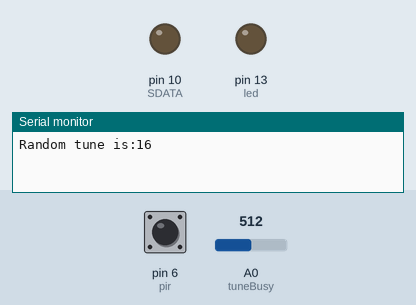
A sketch run on a simulated Arduino Pro Mini, built with avr-gcc and run on an emulated ATmega328P. Shown: output pins drawn as LEDs (lit = HIGH), the last lines printed to the serial monitor. The inputs (shaded band) are chosen by the test bench; at power-on: pin 6 (pir) LOW, A0 (tuneBusy) = 512. Sleep ends after the set time or at an interrupt; random numbers use the default seed unless the sketch sets one; pins used as bus, display or sensor lines are not drawn.

Above: at 1.3 s.
1.4 s: pin 6 (pir) driven HIGH
At 2.8 s:
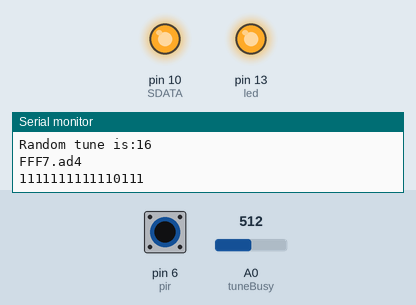
3.9 s: A0 (tuneBusy) set to 414
6.0 s: A0 (tuneBusy) set to 389
At 7.3 s:
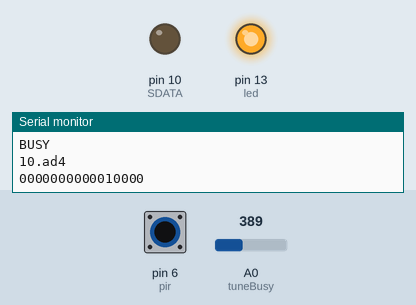
8.4 s: pin 6 (pir) driven LOW
At 10.5 s:
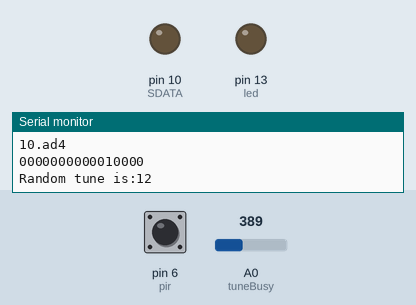
11.2 s: pin 6 (pir) pulsed HIGH 2 times (0.12 s each, 0.3 s apart)
At 13.8 s:
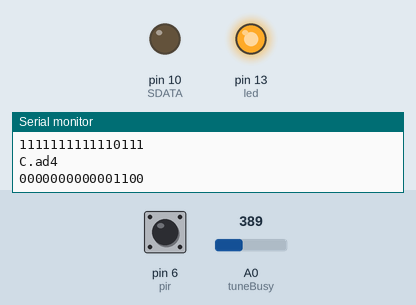
Timing chart, 0 to 17.8 s (numbered marks = the images above; inputs shaded):
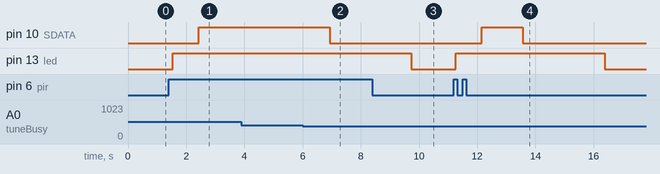

Measured:
- the behaviour switches between 400 and 399 on A0 (tuneBusy) (found by bisection; images 1 and 2)
- after the input at 1.4 s, pin 10 (SDATA): LOW → HIGH after 1.0 s; pin 13 (led): LOW → HIGH after 0.14 s
- after the input at 6.0 s, pin 10 (SDATA): HIGH → LOW after 0.93 s
- after the input at 8.4 s, pin 13 (led): HIGH → LOW after 1.3 s
- after the input at 11.2 s, pin 10 (SDATA): LOW → HIGH after 0.96 s, → LOW 1.4 s later; pin 13 (led): LOW → HIGH after 0.06 s, → LOW 5.1 s later

The sketch:

SolarBirdSongUnitv4.ino
```cpp
/*
  The code for a Solar Powered Birdsong Unit
  This is recharged by solar PV power
  It has a PIR which sets off birdsong stored onto
  an embedded adventures MOD1007 unit in ad4 format (!)
  The power to the sound unit and amplifier are controlled
  using a digital output pin.

  This must have a decent power supply (eg. battery) or it will brown-out reset.

  This runs on a Pro-mini 5V
  It uses a Sound Module MOD-1007 from Embedded adventures. (change to SoundOut MP3 module)
  A li-po rider + PV module is used to recharge a 2000mAh li-ion battery
  A simple PIR sensor is used to trigger the unit.

  To reduce power consumption the unit goes to sleep a LOT.
  A WDT wakes it up every 0.5s to check on the PIR.
  If its triggered the a random sound file is played.
  If not then it just goes back to sleep again.
  Current when asleep = 1-1.5mA
  Current when awake = 20mA
  Current when playing sounds = 100-200mA.

  More infomation here:
  matt@re-innovation.co.uk
  www.re-innovation.co.uk

*/

/*
  Updates:
  5/5/15  First version of the code - Matt Little
  1/6/15  Adding sleep code to reduce power consumption - Matt Little

*/

#include <avr/sleep.h>
#include <avr/power.h>
#include <avr/wdt.h>

// ***** Digital I/O *********
#define powerControl  5
#define pir 6
#define led 13

// Sound Module Connections
#define RST 9    // change - pin 11
#define CLK 11    // " 12
#define SDATA 10 // " 13


// ******* Analogue I/O **********
int tuneBusy = A0;  // Measure when the audio module has finnished.

unsigned long tune = 0x0000;  // This is the tune file to play
unsigned long tuneMin = 2;  // This is the minimum tune ID (ususally 02)
unsigned long tuneMax = 23;  // This is the maximum tune ID (usually 23)
unsigned long tunePlay = 0x0000;  //This holds the random tune ID
unsigned long testPlay = 0x0001;  //This holds the random tune ID

int sensorValue = 0;  // Holds the busy pin sensor value.

boolean busyPin = 0;  // This is a flag for the busyPin
//boolean retrigger = HIGH;  // This stops the PIR triggering all the time.

volatile int f_wdt=1;

/***************************************************
 *  Name:        ISR(WDT_vect)
 *
 *  Returns:     Nothing.
 *
 *  Parameters:  None.
 *
 *  Description: Watchdog Interrupt Service. This
 *               is executed when watchdog timed out.
 *
 ***************************************************/
ISR(WDT_vect)
{
  if(f_wdt == 0)
  {
    f_wdt=1;
  }
  else
  {
    // Should never get here
    // Always need to "pat the dog" every 0.5s
    Serial.println("WDT Overrun!!!");
  }
}

/***************************************************
 *  Name:        enterSleep
 *
 *  Returns:     Nothing.
 *
 *  Parameters:  None.
 *
 *  Description: Enters the arduino into sleep mode.
 *
 ***************************************************/
void enterSleep(void)
{
  sleep_enable();

  set_sleep_mode(SLEEP_MODE_PWR_DOWN);

  byte old_ADCSRA = ADCSRA;  // Store the old value to re-enable

  // disable ADC
  ADCSRA = 0;

  byte old_PRR = PRR;  // Store previous version on PRR
  // turn off various modules
  PRR = 0b11111111;

//  // clear various "reset" flags
//  MCUSR = 0;

  sleep_cpu();

  /* The program will continue from here. */
  /************* ASLEEP *******************/

  // ZZZZZZZZZZZZZZZZZZZZZZZZZZZZZZZZZZZZ //

  /************** WOKEN UP ***************/
  /* First thing to do is disable sleep. */
  sleep_disable();
  // turn ON various modules USART and ADC
  PRR = old_PRR;
  // enable ADC
  ADCSRA = old_ADCSRA;
}

void setup()
{
  // initialize the digital pin as an output.
  // Pin 13 has an LED connected on most Arduino boards:
  pinMode(pir, INPUT);
  pinMode(powerControl, OUTPUT);
  pinMode(led, OUTPUT);

  pinMode(RST, OUTPUT);     // set pin to output
  pinMode(CLK, OUTPUT);     // set pin to output
  pinMode(SDATA, OUTPUT);     // set pin to output

  // initialise the outputs
  digitalWrite(RST, HIGH);
  digitalWrite(CLK, HIGH);
  digitalWrite(SDATA, LOW);

  Serial.begin(9600);

  randomSeed(analogRead(A3));  // Read a disconnected pin to seed the random algorithm
  tunePlay = (random(tuneMax-tuneMin))+tuneMin;  // Choose a song to play
  Serial.print("Random tune is:");
  Serial.println(tunePlay);

   /* Clear the reset flag. */
  MCUSR &= ~(1<<WDRF);
  /* In order to change WDE or the prescaler, we need to
   * set WDCE (This will allow updates for 4 clock cycles).
   */
  WDTCSR |= (1<<WDCE) | (1<<WDE);
  /* set new watchdog timeout prescaler value */
  WDTCSR = 1<<WDP0 | 1<<WDP2; /* 0.5 seconds */
  /* Enable the WD interrupt (note no reset). */
  WDTCSR |= _BV(WDIE);
  delay(100);

  //attachInterrupt(PIRinterrupt, PIR, CHANGE);
  //digitalWrite(powerControl, HIGH);
}

void loop()
{
  if(f_wdt == 1)
  {

    /* Toggle the LED */
    // digitalWrite(led, !digitalRead(led));

    // Only if the PIR is activated do we play the tune:
    // This code will just wake up if the PIR is activated
    // If PIR is triggered then it will play a random bird sample.
    // Otherwise it just goes to sleep again
    if(digitalRead(pir)==HIGH)
    {

      // if the PIR has been triggered we set the LED high
      digitalWrite(led, HIGH);
      digitalWrite(powerControl, HIGH);
      // The unit needs to be reset before sending commands
      for(int i=0;i<=50;i++)
      {
        f_wdt = 0;  // Service the WDT
        delay(10);
      }
      playTune(0xFFF7);  // 0xFFF0 = mute, 0xFFF7 = loud
      for(int i=0;i<=50;i++)
      {
        f_wdt = 0;  // Service the WDT
        delay(10);
      }
      // We enter here is the timer has hit our playtime
      playTune(tunePlay);
      tunePlay = (random(tuneMax-tuneMin))+tuneMin;  // Choose a song to play
      Serial.print("Random tune is:");
      Serial.println(tunePlay);
      for(int i=0;i<=200;i++)
      {
        f_wdt = 0;   // Service the WDT
        delay(10);
      }
      digitalWrite(powerControl, LOW);

    }
    else
    {
      digitalWrite(led,LOW);
    }
    /* Don't forget to clear the flag. */
    f_wdt = 0;   // Service the WDT
    /* Re-enter sleep mode. */
    enterSleep();
  }
  else
  {
    /* Do nothing. */
    /* Don't forget to clear the flag. */
    f_wdt = 0;   // Service the WDT
    /* Re-enter sleep mode. */
    enterSleep();
  }
}

/***************************************************
 *  Name:        playTune
 *
 *  Returns:     Nothing.
 *
 *  Parameters:  tune (a long int containing the file to play)
 *
 *  Description: Sets the sound module to play an output sound
 *
 ***************************************************/

void playTune(unsigned long tune)
{
   // The unit needs to be reset before sending commands
  // Reset means pull the line low for 5m then wait for >300mS
  digitalWrite(CLK, HIGH);
  delay(10);  // Wait a bit
  digitalWrite(RST, LOW);
  delay(10);  // Wait >5mS
  digitalWrite(RST, HIGH);
  for(int i=0;i<=35;i++)
  {
    f_wdt = 0;  // Service the WDT
    delay(10);
  }
  digitalWrite(CLK, LOW);
  delay(4);  // Wait >2mS
  // Here we start to clock in the data
  // Want to play track 1 (send the number 0x0000)
  // This is a 16 bit binary number
  // It would be best to have a function that you can send a 16 bit number to and it will paly the song
  // So lets have a long which holds the number
  Serial.print(tune,HEX);
  Serial.println(".ad4");
  for(int t=0; t<=15; t++)
  {
    // We read each bit in the long data file
    // If it is high then set the SData line high
    // We want to read out the MSB first
    digitalWrite(SDATA, bitRead(tune,(15-t)));
    Serial.print(bitRead(tune,(15-t)));
    // Then we need to clock through the data
    digitalWrite(CLK, HIGH);
    delayMicroseconds(100);   // Clock pulses should be >50uS
    digitalWrite(CLK, LOW);
    delayMicroseconds(100);   // Clock pulses should be >50uS
  }
  Serial.println();

  for(int i=0;i<=50;i++)
  {
    f_wdt = 0;  // Service the WDT
    delay(10);
  }
  sensorValue = analogRead(tuneBusy);

  while(sensorValue>=400)
  {
     //Serial.println(analogRead(tuneBusy));
     Serial.println("BUSY");
    for(int i=0;i<=10;i++)
    {
      f_wdt = 0;  // Service the WDT
      delay(10);
    }
     sensorValue = analogRead(tuneBusy);
     //Serial.println(analogRead(tuneBusy));
  }
}
```
